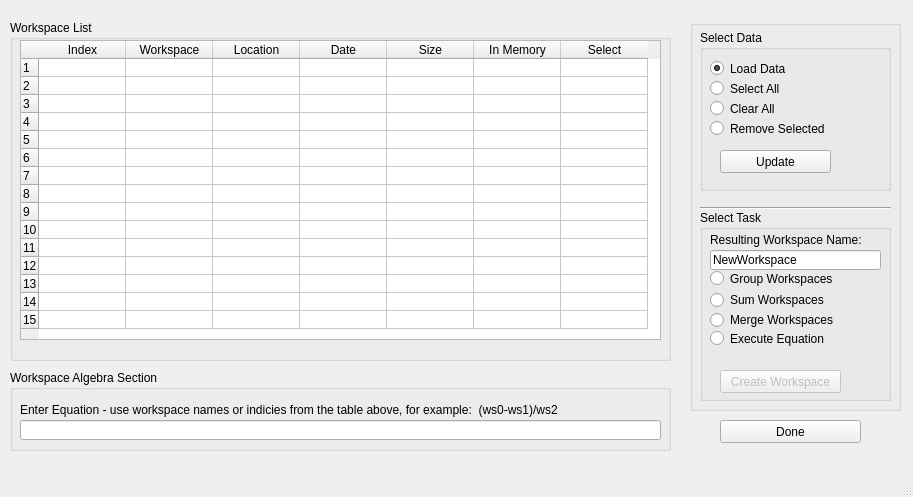
<?xml version="1.0" encoding="UTF-8"?>
<ui version="4.0">
 <class>WorkspaceComposer</class>
 <widget class="QMainWindow" name="WorkspaceComposer">
  <property name="geometry">
   <rect>
    <x>0</x>
    <y>0</y>
    <width>913</width>
    <height>497</height>
   </rect>
  </property>
  <property name="windowTitle">
   <string>MainWindow</string>
  </property>
  <widget class="QWidget" name="centralwidget">
   <widget class="QGroupBox" name="groupBox">
    <property name="geometry">
     <rect>
      <x>690</x>
      <y>20</y>
      <width>211</width>
      <height>391</height>
     </rect>
    </property>
    <property name="title">
     <string/>
    </property>
    <widget class="Line" name="line">
     <property name="geometry">
      <rect>
       <x>10</x>
       <y>180</y>
       <width>191</width>
       <height>16</height>
      </rect>
     </property>
     <property name="orientation">
      <enum>Qt::Horizontal</enum>
     </property>
    </widget>
    <widget class="QGroupBox" name="groupBox_5">
     <property name="geometry">
      <rect>
       <x>10</x>
       <y>190</y>
       <width>191</width>
       <height>191</height>
      </rect>
     </property>
     <property name="title">
      <string>Select Task</string>
     </property>
     <widget class="QLabel" name="label">
      <property name="geometry">
       <rect>
        <x>10</x>
        <y>20</y>
        <width>171</width>
        <height>20</height>
       </rect>
      </property>
      <property name="text">
       <string>Resulting Workspace Name:</string>
      </property>
     </widget>
     <widget class="QLineEdit" name="lineEditGroupName">
      <property name="geometry">
       <rect>
        <x>10</x>
        <y>40</y>
        <width>171</width>
        <height>20</height>
       </rect>
      </property>
      <property name="text">
       <string>NewWorkspace</string>
      </property>
     </widget>
     <widget class="QPushButton" name="pushButtonCreateWorkspace">
      <property name="enabled">
       <bool>false</bool>
      </property>
      <property name="geometry">
       <rect>
        <x>20</x>
        <y>160</y>
        <width>121</width>
        <height>23</height>
       </rect>
      </property>
      <property name="toolTip">
       <string extracomment="Load Data to Enable "/>
      </property>
      <property name="text">
       <string>Create Workspace</string>
      </property>
     </widget>
     <widget class="QRadioButton" name="radioButtonSumWS">
      <property name="geometry">
       <rect>
        <x>10</x>
        <y>80</y>
        <width>161</width>
        <height>20</height>
       </rect>
      </property>
      <property name="text">
       <string>Sum Workspaces</string>
      </property>
     </widget>
     <widget class="QRadioButton" name="radioButtonGroupWS">
      <property name="geometry">
       <rect>
        <x>10</x>
        <y>60</y>
        <width>161</width>
        <height>17</height>
       </rect>
      </property>
      <property name="text">
       <string>Group Workspaces</string>
      </property>
     </widget>
     <widget class="QRadioButton" name="radioButtonExecuteEqn">
      <property name="geometry">
       <rect>
        <x>10</x>
        <y>120</y>
        <width>171</width>
        <height>17</height>
       </rect>
      </property>
      <property name="text">
       <string>Execute Equation</string>
      </property>
     </widget>
     <widget class="QRadioButton" name="radioButtonMergeWS">
      <property name="geometry">
       <rect>
        <x>10</x>
        <y>100</y>
        <width>161</width>
        <height>20</height>
       </rect>
      </property>
      <property name="text">
       <string>Merge Workspaces</string>
      </property>
     </widget>
    </widget>
    <widget class="QGroupBox" name="groupBox_6">
     <property name="geometry">
      <rect>
       <x>10</x>
       <y>10</y>
       <width>191</width>
       <height>161</height>
      </rect>
     </property>
     <property name="title">
      <string>Select Data</string>
     </property>
     <widget class="QPushButton" name="pushButtonUpdate">
      <property name="geometry">
       <rect>
        <x>20</x>
        <y>120</y>
        <width>111</width>
        <height>23</height>
       </rect>
      </property>
      <property name="text">
       <string>Update</string>
      </property>
     </widget>
     <widget class="QRadioButton" name="radioButtonRemoveSelected">
      <property name="geometry">
       <rect>
        <x>10</x>
        <y>90</y>
        <width>151</width>
        <height>17</height>
       </rect>
      </property>
      <property name="text">
       <string>Remove Selected</string>
      </property>
     </widget>
     <widget class="QRadioButton" name="radioButtonClearAll">
      <property name="geometry">
       <rect>
        <x>10</x>
        <y>70</y>
        <width>151</width>
        <height>17</height>
       </rect>
      </property>
      <property name="text">
       <string>Clear All</string>
      </property>
     </widget>
     <widget class="QRadioButton" name="radioButtonSelectAll">
      <property name="geometry">
       <rect>
        <x>10</x>
        <y>50</y>
        <width>151</width>
        <height>17</height>
       </rect>
      </property>
      <property name="text">
       <string>Select All</string>
      </property>
     </widget>
     <widget class="QRadioButton" name="radioButtonLoadData">
      <property name="geometry">
       <rect>
        <x>10</x>
        <y>30</y>
        <width>161</width>
        <height>17</height>
       </rect>
      </property>
      <property name="text">
       <string>Load Data</string>
      </property>
      <property name="checked">
       <bool>true</bool>
      </property>
     </widget>
    </widget>
   </widget>
   <widget class="QGroupBox" name="groupBox_2">
    <property name="geometry">
     <rect>
      <x>10</x>
      <y>370</y>
      <width>661</width>
      <height>81</height>
     </rect>
    </property>
    <property name="title">
     <string>Workspace Algebra Section</string>
    </property>
    <widget class="QLineEdit" name="lineEditEquation">
     <property name="geometry">
      <rect>
       <x>10</x>
       <y>50</y>
       <width>641</width>
       <height>20</height>
      </rect>
     </property>
     <property name="toolTip">
      <string>Enter an equation using the workspace indicies listed in the Workspace List above.  The shorter Index names are used for convenience.</string>
     </property>
    </widget>
    <widget class="QLabel" name="label_5">
     <property name="geometry">
      <rect>
       <x>10</x>
       <y>30</y>
       <width>641</width>
       <height>20</height>
      </rect>
     </property>
     <property name="text">
      <string>Enter Equation - use workspace names or indicies from the table above, for example:  (ws0-ws1)/ws2</string>
     </property>
    </widget>
   </widget>
   <widget class="QGroupBox" name="groupBox_4">
    <property name="geometry">
     <rect>
      <x>10</x>
      <y>20</y>
      <width>661</width>
      <height>341</height>
     </rect>
    </property>
    <property name="styleSheet">
     <string notr="true">border-color: rgb(0, 0, 0);
</string>
    </property>
    <property name="title">
     <string>Workspace List</string>
    </property>
    <widget class="QTableWidget" name="tableWidgetWGE">
     <property name="geometry">
      <rect>
       <x>10</x>
       <y>20</y>
       <width>641</width>
       <height>300</height>
      </rect>
     </property>
     <property name="sizePolicy">
      <sizepolicy hsizetype="Fixed" vsizetype="Preferred">
       <horstretch>0</horstretch>
       <verstretch>200</verstretch>
      </sizepolicy>
     </property>
     <property name="maximumSize">
      <size>
       <width>730</width>
       <height>300</height>
      </size>
     </property>
     <property name="sizeIncrement">
      <size>
       <width>5</width>
       <height>5</height>
      </size>
     </property>
     <property name="lineWidth">
      <number>3</number>
     </property>
     <property name="rowCount">
      <number>15</number>
     </property>
     <property name="columnCount">
      <number>7</number>
     </property>
     <attribute name="horizontalHeaderVisible">
      <bool>true</bool>
     </attribute>
     <attribute name="horizontalHeaderDefaultSectionSize">
      <number>87</number>
     </attribute>
     <attribute name="verticalHeaderDefaultSectionSize">
      <number>18</number>
     </attribute>
     <attribute name="verticalHeaderMinimumSectionSize">
      <number>10</number>
     </attribute>
     <row/>
     <row/>
     <row/>
     <row/>
     <row/>
     <row/>
     <row/>
     <row/>
     <row/>
     <row/>
     <row/>
     <row/>
     <row/>
     <row/>
     <row/>
     <column>
      <property name="text">
       <string>Index</string>
      </property>
     </column>
     <column>
      <property name="text">
       <string>Workspace</string>
      </property>
     </column>
     <column>
      <property name="text">
       <string>Location</string>
      </property>
     </column>
     <column>
      <property name="text">
       <string>Date</string>
      </property>
     </column>
     <column>
      <property name="text">
       <string>Size</string>
      </property>
     </column>
     <column>
      <property name="text">
       <string>In Memory</string>
      </property>
     </column>
     <column>
      <property name="text">
       <string>Select</string>
      </property>
     </column>
    </widget>
   </widget>
   <widget class="QPushButton" name="pushButtonDone">
    <property name="geometry">
     <rect>
      <x>720</x>
      <y>420</y>
      <width>141</width>
      <height>23</height>
     </rect>
    </property>
    <property name="text">
     <string>Done</string>
    </property>
   </widget>
  </widget>
  <widget class="QMenuBar" name="menubar">
   <property name="geometry">
    <rect>
     <x>0</x>
     <y>0</y>
     <width>913</width>
     <height>21</height>
    </rect>
   </property>
  </widget>
  <widget class="QStatusBar" name="statusbar"/>
 </widget>
 <resources/>
 <connections>
  <connection>
   <sender>centralwidget</sender>
   <signal>customContextMenuRequested(QPoint)</signal>
   <receiver>centralwidget</receiver>
   <slot>show()</slot>
   <hints>
    <hint type="sourcelabel">
     <x>534</x>
     <y>206</y>
    </hint>
    <hint type="destinationlabel">
     <x>534</x>
     <y>206</y>
    </hint>
   </hints>
  </connection>
  <connection>
   <sender>pushButtonUpdate</sender>
   <signal>clicked(bool)</signal>
   <receiver>pushButtonUpdate</receiver>
   <slot>show()</slot>
   <hints>
    <hint type="sourcelabel">
     <x>987</x>
     <y>192</y>
    </hint>
    <hint type="destinationlabel">
     <x>987</x>
     <y>192</y>
    </hint>
   </hints>
  </connection>
  <connection>
   <sender>pushButtonCreateWorkspace</sender>
   <signal>clicked(bool)</signal>
   <receiver>radioButtonLoadData</receiver>
   <slot>show()</slot>
   <hints>
    <hint type="sourcelabel">
     <x>780</x>
     <y>392</y>
    </hint>
    <hint type="destinationlabel">
     <x>790</x>
     <y>89</y>
    </hint>
   </hints>
  </connection>
  <connection>
   <sender>pushButtonDone</sender>
   <signal>clicked(bool)</signal>
   <receiver>pushButtonDone</receiver>
   <slot>show()</slot>
   <hints>
    <hint type="sourcelabel">
     <x>790</x>
     <y>452</y>
    </hint>
    <hint type="destinationlabel">
     <x>790</x>
     <y>452</y>
    </hint>
   </hints>
  </connection>
 </connections>
</ui>
